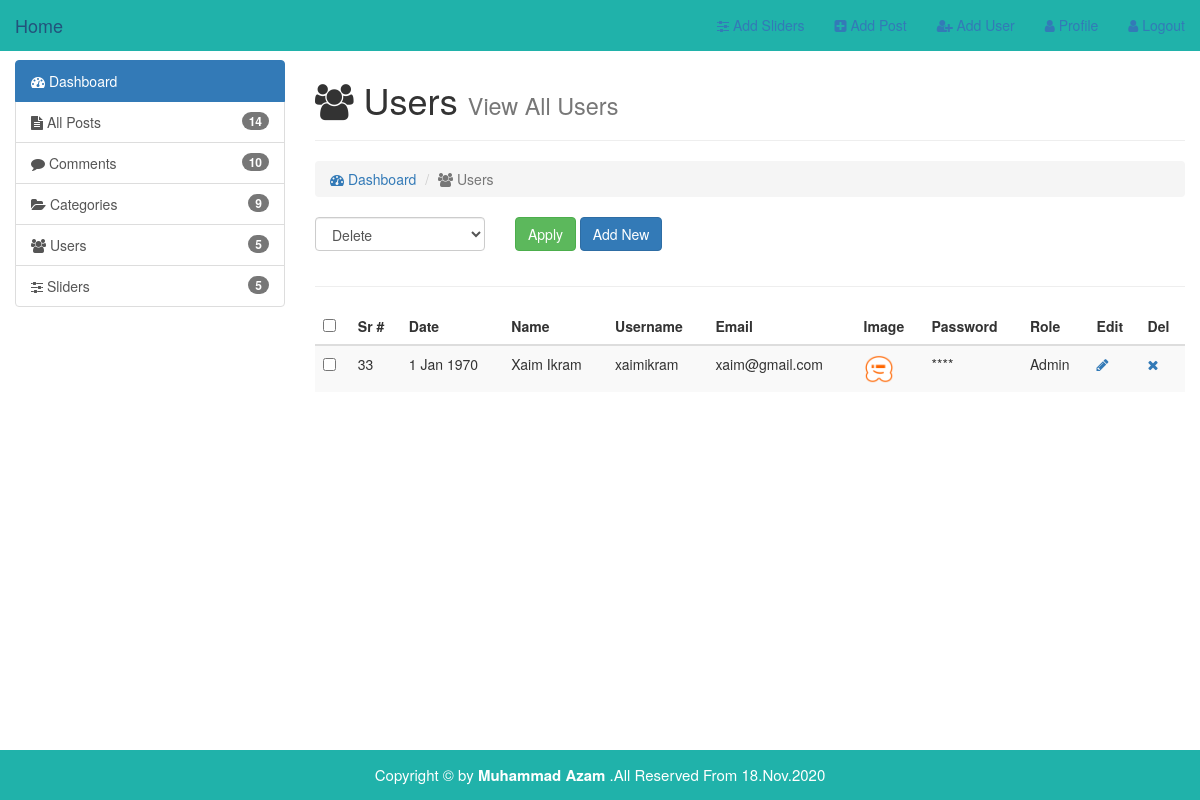
The page /admin/users.php (signed in) on the database its author committed.
### tables this page shows
CREATE TABLE `users` (
  `id` int(11) NOT NULL,
  `date` int(11) NOT NULL,
  `first_name` varchar(255) NOT NULL,
  `last_rname` varchar(255) NOT NULL,
  `username` varchar(255) NOT NULL,
  `email` varchar(255) NOT NULL,
  `image` varchar(255) NOT NULL,
  `password` varchar(255) NOT NULL,
  `role` varchar(255) NOT NULL,
  `details` text NOT NULL,
  `salt` varchar(255) NOT NULL DEFAULT '$2y$10$quickbrownfoxjumpsover',
  `created_at` timestamp NOT NULL DEFAULT CURRENT_TIMESTAMP
);

### admin/users.php (the view, shortened to what this page needs)
<!doctype html>
<html lang="en">
<head>
    <link rel="stylesheet" href="assets/bootstrap-3.3.7/css/bootstrap.min.css">
    <link rel="stylesheet" href="assets/font-awesome/css/font-awesome.min.css">
    <link rel="stylesheet" href="assets/css/style.css">
</head>
<body>
<div id="wrapper">
    <?php require_once 'inc/nav.php' ?>
    <div class="container-fluid body-section">
        <div class="row">
            <div class="col-md-3">
                <?php require_once 'inc/sidebar.php' ?>
            </div>
            <div class="col-md-9">
                <h1><i class="fa fa-users"></i> Users
                    <small>View All Users</small>
                </h1>
                <hr>
                <ol class="breadcrumb">
                    <li><a href="index.php"><i class="fa fa-dashboard"></i> Dashboard</a></li>
                    <li class="active"><i class="fa fa-users"></i> Users</li>
                </ol>
                <?php
                $query = "SELECT * FROM users ORDER BY id DESC";
                $run = mysqli_query($con, $query);
                if (mysqli_num_rows($run) > 0) {
                ?>
                <form action="" method="post">
                    <div class="row">
                        <div class="col-sm-8">
                            <div class="row">
                                <div class="col-xs-4">
                                    <div class="form-group">
                                        <select name="bulk-options" id="" class="form-control">
                                            <option value="delete">Delete</option>
                                        </select>
                                    </div>
                                </div>
                                <div class="col-xs-8">
                                    <input type="submit" value="Apply" class="btn btn-success">
                                    <a href="add_user.php" class="btn btn-primary">Add New</a>
                                </div>
                            </div>
                        </div>
                    </div>
                    <hr>
                    <table class="table table-striped table-hover">
                        <thead>
                        <tr>
                            <th><input type="checkbox" id="selectallboxes"></th>
                            <th>Sr #</th>
                            <th>Date</th>
                            <th>Name</th>
                            <th>Username</th>
                            <th>Email</th>
                            <th>Image</th>
                            <th>Password</th>
                            <th>Role</th>
                            <th>Edit</th>
                            <th>Del</th>
                        </tr>
                        </thead>
                        <tbody>
                        <?PHP
                        while ($row = mysqli_fetch_array($run)) {
                            $id = $row['id'];
                            $date = getdate($row['date']);
                            $day = $date['mday'];
                            $month = substr($date['month'], 0, 3);
                            $year = $date['year'];
                            $first_name = ucfirst($row['first_name']);
                            $last_rname = ucfirst($row['last_rname']);
                            $username = $row['username'];
                            $email = $row['email'];
                            $image = $row['image'];
                            $role = $row['role'];
                            ?>
                            <tr>
                                <td><input type="checkbox" class="checkboxes" name="checkboxes[]" value="<?= $id; ?>">
                                </td>
                                <td><?= $id; ?></td>
                                <td><?= "$day $month $year"; ?></td>
                                <td><?= "$first_name $last_rname"; ?></td>
                                <td><?= $username; ?></td>
                                <td><?= $email; ?></td>
                                <td><img src="../img/<?= $image; ?>" width="30px"></td>
                                <td>****</td>
                                <td><?= ucfirst($role); ?></td>
                                <td><a href="edit-user.php?edit=<?= $id; ?>"><i class="fa fa-pencil"></i></a></td>
                                <td><a href="users.php?del=<?= $id; ?>"><i class="fa fa-times"></i></a></td>
                            </tr>
                            <?php
                        }
                        ?>
                        </tbody>
                    </table>
                    <?php
                    } else {
                        echo "<center><h2>No Users Available Now</h2></center>";
                    }
                    ?>
                </form>
            </div>
        </div>
    </div>
    <?php require_once 'inc/footer.php' ?>
</div>
</body>
</html>

### admin/assets/css/style.css (style rules this page uses)
html,body { height: 100%; }
body { padding-top: 60px; }
#wrapper { min-height: 100%; position: relative; }
.body-section { padding-bottom: 70px; }

### rows shown on the page
users: id "33", date "1", date "Jan", date "1970", first_name "Xaim", last_rname "Ikram", username "xaimikram", email "xaim@gmail.com", image (picture), role "Admin"
